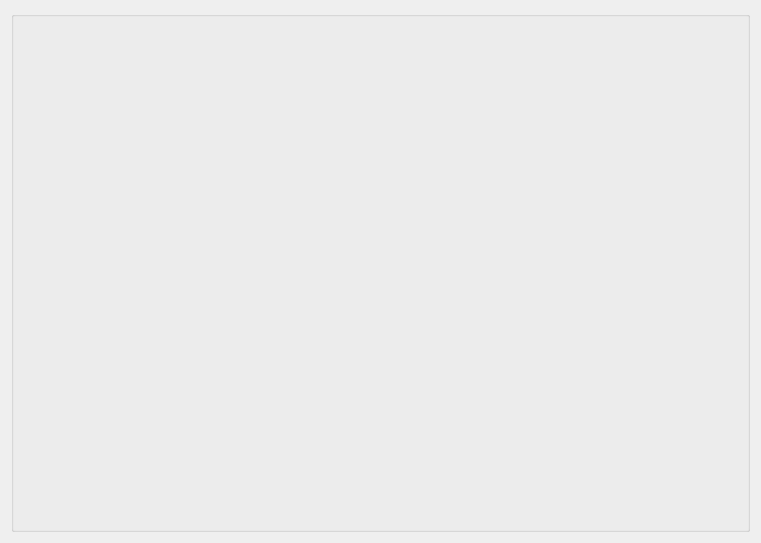
<?xml version="1.0" encoding="UTF-8"?>
<ui version="4.0">
 <class>WidgetTabEff</class>
 <widget class="QWidget" name="WidgetTabEff">
  <property name="geometry">
   <rect>
    <x>0</x>
    <y>0</y>
    <width>761</width>
    <height>543</height>
   </rect>
  </property>
  <property name="windowTitle">
   <string>Form</string>
  </property>
  <layout class="QGridLayout" name="gridLayout">
   <item row="0" column="0">
    <widget class="QGroupBox" name="groupBox">
     <property name="title">
      <string/>
     </property>
     <layout class="QGridLayout" name="gridLayout_2"/>
    </widget>
   </item>
  </layout>
 </widget>
 <resources/>
 <connections/>
</ui>
